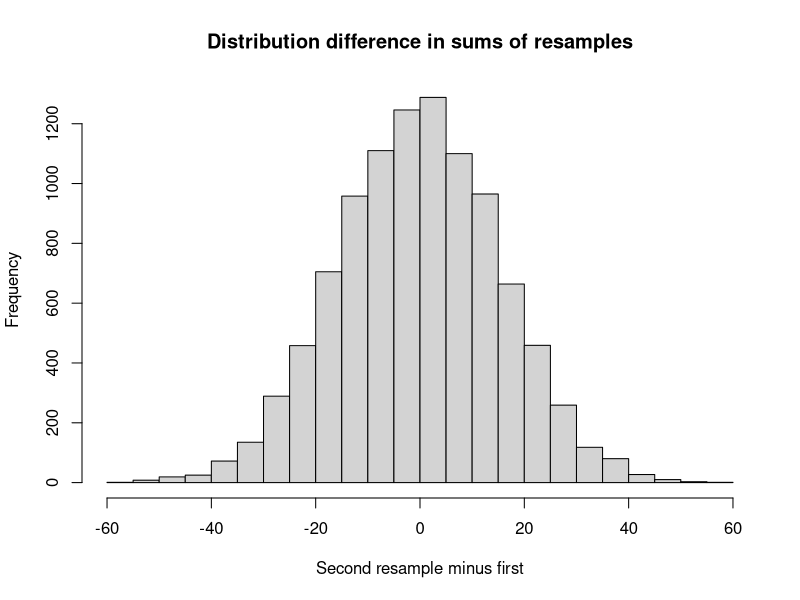

Write the R code that produced this figure.
## ---- chunk 1
# Read the data file containing pig ration data.
rations_df <- read.csv('data/pig_rations.csv')
# Show the first 6 rows.
head(rations_df)
## ---- chunk 2
# Select ration B rows.
ration_b_df <- subset(rations_df, rations_df['ration'] == 'B')
#  Show the first six rows.
head(ration_b_df)
## ---- chunk 3
b_weights <- ration_b_df$weight_gain
# Show the result.
b_weights
## ---- chunk 4
ration_a_df <- subset(rations_df, rations_df['ration'] == 'A')
a_weights <- ration_a_df$weight_gain
# Show the result.
a_weights
## ---- chunk 5
both <- c(a_weights, b_weights)
both
## ---- chunk 6
# Set the number of trials
n_trials <- 10000

# An empty array to store the trial results.
results <- numeric(n_trials)

# Do 10,000 experiments.
for (i in 1:n_trials) {
    # Take a "resample" of 12 with replacement from both and put it in fake_a
    fake_a <- sample(both, size=12, replace=TRUE)
    # Likewise to make fake_b
    fake_b <- sample(both, size=12, replace=TRUE)
    # Sum the first "resample."
    fake_a_sum <- sum(fake_a)
    # Sum the second "resample."
    fake_b_sum <- sum(fake_b)
    # Calculate the difference between the two resamples.
    fake_diff <- fake_a_sum - fake_b_sum
    # Keep track of each trial result.
    results[i] <- fake_diff
    # End one experiment, go back and repeat until all trials are complete,
    # then proceed.
}
# Produce a histogram of trial results.
hist(results, breaks=25,
      xlab='Second resample minus first',
      main='Distribution difference in sums of resamples')
## ---- chunk 7
# Determine how many of the trials produced a difference between resamples.
count_more <- sum(results >= 38)
# Likewise for a difference of -38.
count_less <- sum(results <= -38)
# Add the two together.
k = count_more + count_less
# Divide by number of trials to convert to proportion.
kk = k / n_trials
# Print the result.
message('Proportion of trials with either >=38 or <=-38: ', kk)
